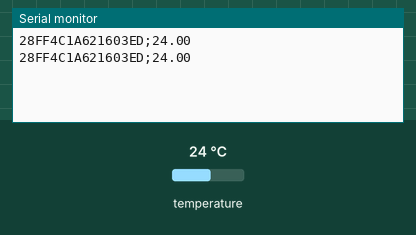
This sketch was run on a simulated Arduino Uno, built with avr-gcc and run on an emulated ATmega328P. Parts: the last lines printed to the serial monitor. The test bench sets the inputs (shaded band); at power-on: temperature 24 °C.

Above: at 4.3 s.
4.4 s: temperature set to 12 °C
At 6.8 s:
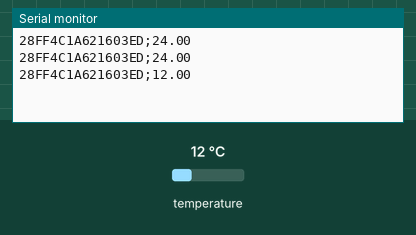
8.1 s: temperature set to 19 °C
At 10.5 s:
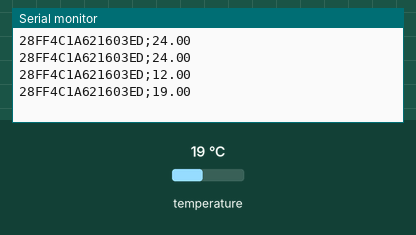
Timing chart, 0 to 12.0 s (numbered marks = the images above; inputs shaded):
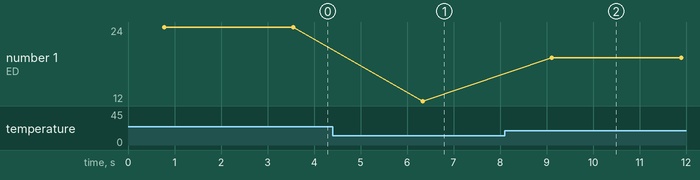

The sketch:

ds18b20nodered.ino
```cpp
// (licence header left out)
#include <OneWire.h>
#include <DallasTemperature.h>

// Data wire is plugged into port 2 on the Arduino
#define ONE_WIRE_BUS 2

// Setup a oneWire instance to communicate with any OneWire devices (not just Maxim/Dallas temperature ICs)
OneWire oneWire(ONE_WIRE_BUS);

// Pass our oneWire reference to Dallas Temperature.
DallasTemperature sensors(&oneWire);

/*
   The setup function. We only start the sensors here
*/
void setup(void)
{
  // start serial port
  Serial.begin(9600);

  // Start up the library
  sensors.begin();
  sensors.setResolution(12);
}

/*
   Main function, get and show the temperature
*/
void loop(void)
{
  int numberOfDevices = sensors.getDeviceCount();
  if (numberOfDevices > 0) {
    sensors.requestTemperatures();
    for (int i = 0; i < numberOfDevices; i++) {
      DeviceAddress tempDeviceAddress;
      sensors.getAddress(tempDeviceAddress, i);
      for (uint8_t i = 0; i < 8; i++) {
        if (tempDeviceAddress[i] < 16) Serial.print("0");
        Serial.print(tempDeviceAddress[i], HEX);
      }
      Serial.print(";");
      float t = sensors.getTempCByIndex(0);
      Serial.println(t);
    }
  }


  delay(2000);
}
```

Measured:
- after the input at 4.4 s, the serial monitor: prints a new line after 1.9 s (image 1)
- after the input at 8.1 s, the serial monitor: prints a new line after 1.0 s (image 2)
- plotted number 1: 24 → 12 after the input at 4.4 s, 12 → 19 after the input at 8.1 s
